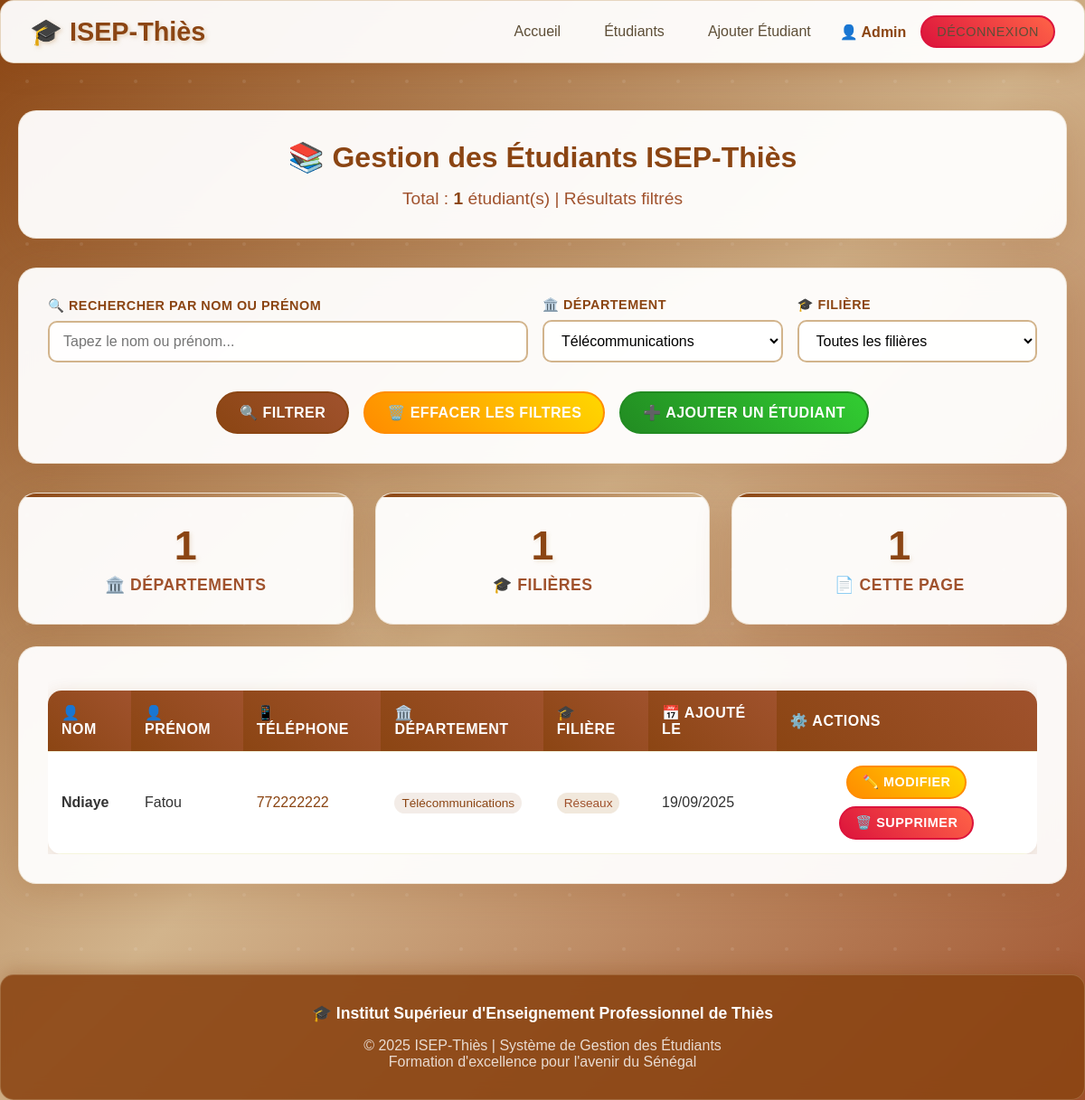
Page /pages/dashboard.php?departement=Télécommunications (signed in) on the committed database.
### tables this page shows
CREATE TABLE students (
    id INT AUTO_INCREMENT PRIMARY KEY,
    nom VARCHAR(100) NOT NULL,
    prenom VARCHAR(100) NOT NULL,
    telephone VARCHAR(20) NOT NULL,
    departement VARCHAR(100) NOT NULL,
    filiere VARCHAR(100) NOT NULL,
    user_id INT NOT NULL,
    created_at TIMESTAMP DEFAULT CURRENT_TIMESTAMP,
    FOREIGN KEY (user_id) REFERENCES users(id) ON DELETE CASCADE
);

### config/database.php (called while the page is built, shortened)
<?php
function sanitize($data) {
    return htmlspecialchars(trim($data), ENT_QUOTES, 'UTF-8');
}
?>

### pages/dashboard.php (the view, shortened to what this page needs)
<?php
require_once '../config/database.php';
$limit = 10;
$page = isset($_GET['page']) ? max(1, (int)$_GET['page']) : 1;
$offset = ($page - 1) * $limit;
$search = isset($_GET['search']) ? sanitize($_GET['search']) : '';
$departement_filter = isset($_GET['departement']) ? sanitize($_GET['departement']) : '';
$filiere_filter = isset($_GET['filiere']) ? sanitize($_GET['filiere']) : '';
$whereClause = "WHERE user_id = ?";
$params = [$_SESSION['user_id']];
if (!empty($departement_filter)) {
    $whereClause .= " AND departement = ?";
    $params[] = $departement_filter;
}
$countQuery = "SELECT COUNT(*) FROM students $whereClause";
$stmt = $pdo->prepare($countQuery);
$stmt->execute($params);
$totalStudents = $stmt->fetchColumn();
$query = "SELECT * FROM students $whereClause ORDER BY nom ASC, prenom ASC LIMIT $limit OFFSET $offset";
$stmt = $pdo->prepare($query);
$stmt->execute($params);
$students = $stmt->fetchAll();
$depts = $pdo->prepare("SELECT DISTINCT departement FROM students WHERE user_id = ? ORDER BY departement");
$depts->execute([$_SESSION['user_id']]);
$departements = $depts->fetchAll(PDO::FETCH_COLUMN);
?>
<!DOCTYPE html>
<html lang="fr">
<head>
    <link rel="stylesheet" href="../css/style.css">
</head>
<body>
    <header>
        <div class="header-content">
            <a href="../index.php" class="logo">🎓 ISEP-Thiès</a>
            <nav class="nav-links">
                <a href="../index.php">Accueil</a>
                <a href="dashboard.php">Étudiants</a>
                <a href="add_student.php">Ajouter Étudiant</a>
                <span style="color: #8B4513; font-weight: bold;">
                    👤 <?php echo htmlspecialchars($_SESSION['user_name']); ?>
                </span>
                <a href="logout.php" class="btn btn-danger btn-sm">Déconnexion</a>
            </nav>
        </div>
    </header>
    <div class="container">
        <div class="card">
            <h1 style="text-align: center; color: #8B4513; margin-bottom: 1rem;">
                📚 Gestion des Étudiants ISEP-Thiès
            </h1>
            <div style="text-align: center;">
                <p style="font-size: 1.2rem; color: #A0522D;">
                    Total : <strong style="color: #8B4513;"><?php echo $totalStudents; ?></strong> étudiant(s)
                    <?php if ($search || $departement_filter || $filiere_filter): ?>
                        | Résultats filtrés
                    <?php endif; ?>
                </p>
            </div>
        </div>
        <div class="card">
            <form method="GET" style="display: grid; gap: 1rem;">
                <div style="display: grid; grid-template-columns: 2fr 1fr 1fr; gap: 1rem; align-items: end;">
                    <div class="form-group" style="margin-bottom: 0;">
                        <label for="search">🔍 Rechercher par nom ou prénom</label>
                        <input type="text"
                               name="search"
                               id="search"
                               class="form-control"
                               placeholder="Tapez le nom ou prénom..."
                               value="<?php echo htmlspecialchars($search); ?>">
                    </div>
                    <div class="form-group" style="margin-bottom: 0;">
                        <label for="departement">🏛️ Département</label>
                        <select name="departement" id="departement" class="form-control">
                            <?php foreach ($departements as $dept): ?>
                                <option value="<?php echo htmlspecialchars($dept); ?>"
                                        <?php echo ($departement_filter === $dept) ? 'selected' : ''; ?>>
                                    <?php echo htmlspecialchars($dept); ?>
                                </option>
                            <?php endforeach; ?>
                        </select>
                    </div>
                    <div class="form-group" style="margin-bottom: 0;">
                        <label for="filiere">🎓 Filière</label>
                        <select name="filiere" id="filiere" class="form-control">
                            <option value="">Toutes les filières</option>
                        </select>
                    </div>
                </div>
                <div style="display: flex; gap: 1rem; justify-content: center; flex-wrap: wrap; margin-top: 1rem;">
                    <button type="submit" class="btn btn-primary">🔍 Filtrer</button>
                    <?php if ($search || $departement_filter || $filiere_filter): ?>
                        <a href="dashboard.php" class="btn btn-warning">🗑️ Effacer les filtres</a>
                    <?php endif; ?>
                    <a href="add_student.php" class="btn btn-success">➕ Ajouter un Étudiant</a>
                </div>
            </form>
        </div>
        <?php if ($totalStudents > 0): ?>
            <div class="stats-grid" style="margin-bottom: 1.5rem;">
                <div class="stat-card">
                    <div class="stat-number"><?php echo count(array_unique(array_column($students, 'departement'))); ?></div>
                    <div class="stat-label">🏛️ Départements</div>
                </div>
                <div class="stat-card">
                    <div class="stat-number"><?php echo count(array_unique(array_column($students, 'filiere'))); ?></div>
                    <div class="stat-label">🎓 Filières</div>
                </div>
                <div class="stat-card">
                    <div class="stat-number"><?php echo count($students); ?></div>
                    <div class="stat-label">📄 Cette page</div>
                </div>
            </div>
        <?php endif; ?>
        <?php if (empty($students)): ?>
            <div class="card" style="text-align: center; padding: 3rem;">
                <div style="font-size: 4rem; margin-bottom: 1rem;">😔</div>
                <h3 style="color: #8B4513; margin-bottom: 1rem;">Aucun étudiant trouvé</h3>
                <?php if ($search || $departement_filter || $filiere_filter): ?>
                    <p style="color: #A0522D; margin-bottom: 1.5rem;">
                        Aucun résultat pour les critères sélectionnés.
                    </p>
                    <div style="display: flex; gap: 1rem; justify-content: center; flex-wrap: wrap;">
                        <a href="dashboard.php" class="btn btn-primary">Voir tous les étudiants</a>
                        <a href="add_student.php" class="btn btn-success">Ajouter un étudiant</a>
                    </div>
                <?php else: ?>
                    <p style="color: #A0522D; margin-bottom: 1.5rem;">
                        Commencez par ajouter votre premier étudiant !
                    </p>
                    <a href="add_student.php" class="btn btn-success">Ajouter un étudiant</a>
                <?php endif; ?>
            </div>
        <?php else: ?>
            <div class="card">
                <div style="overflow-x: auto;">
                    <table class="table">
                        <thead>
                            <tr>
                                <th>👤 Nom</th>
                                <th>👤 Prénom</th>
                                <th>📱 Téléphone</th>
                                <th>🏛️ Département</th>
                                <th>🎓 Filière</th>
                                <th>📅 Ajouté le</th>
                                <th>⚙️ Actions</th>
                            </tr>
                        </thead>
                        <tbody>
                            <?php foreach ($students as $index => $student): ?>
                            <tr style="animation-delay: <?php echo $index * 0.1; ?>s;">
                                <td><strong><?php echo htmlspecialchars($student['nom']); ?></strong></td>
                                <td><?php echo htmlspecialchars($student['prenom']); ?></td>
                                <td>
                                    <a href="tel:<?php echo htmlspecialchars($student['telephone']); ?>"
                                       style="color: #8B4513; text-decoration: none;">
                                        <?php echo htmlspecialchars($student['telephone']); ?>
                                    </a>
                                </td>
                                <td>
                                    <span style="background: rgba(139, 69, 19, 0.1); padding: 0.25rem 0.5rem; border-radius: 15px; font-size: 0.85rem; color: #8B4513;">
                                        <?php echo htmlspecialchars($student['departement']); ?>
                                    </span>
                                </td>
                                <td>
                                    <span style="background: rgba(210, 180, 140, 0.3); padding: 0.25rem 0.5rem; border-radius: 15px; font-size: 0.85rem; color: #A0522D;">
                                        <?php echo htmlspecialchars($student['filiere']); ?>
                                    </span>
                                </td>
                                <td><?php echo date('d/m/Y', strtotime($student['created_at'])); ?></td>
                                <td>
                                    <div class="actions">
                                        <a href="edit_student.php?id=<?php echo $student['id']; ?>"
                                           class="btn btn-warning btn-sm"
                                           title="Modifier cet étudiant">
                                           ✏️ Modifier
                                        </a>
                                        <a href="../actions/student_action.php?action=delete&id=<?php echo $student['id']; ?>"
                                           class="btn btn-danger btn-sm"
                                           title="Supprimer cet étudiant"
                                           onclick="return confirm('Êtes-vous sûr de vouloir supprimer <?php echo htmlspecialchars($student['nom'] . ' ' . $student['prenom']); ?> ?')">
                                           🗑️ Supprimer
                                        </a>
                                    </div>
                                </td>
                            </tr>
                            <?php endforeach; ?>
                        </tbody>
                    </table>
                </div>
            </div>
        <?php endif; ?>
    </div>
    <footer style="background: rgba(139, 69, 19, 0.9); padding: 2rem; text-align: center; margin-top: 3rem; border-radius: 15px;">
        <div style="color: white; font-size: 1.1rem; margin-bottom: 1rem;">
            <strong>🎓 Institut Supérieur d'Enseignement Professionnel de Thiès</strong>
        </div>
        <div style="color: rgba(255,255,255,0.8);">
            <p>© 2025 ISEP-Thiès | Système de Gestion des Étudiants</p>
            <p>Formation d'excellence pour l'avenir du Sénégal</p>
        </div>
    </footer>
</body>
</html>

### css/style.css (style rules this page uses)
* { margin: 0; padding: 0; box-sizing: border-box; }
body { font-family: 'Arial', sans-serif; background: linear-gradient(135deg, #8B4513 0%, #D2B48C 50%, #A0522D 100%); min-height: 100vh; color: #333; position: relative; }
body::before { content: ''; position: fixed; top: 0; left: 0; width: 100%; height: 100%; z-index: -1; }
.container { max-width: 1200px; margin: 0 auto; padding: 20px; }
header { background: rgba(255, 255, 255, 0.95); backdrop-filter: blur(10px); padding: 1rem 2rem; box-shadow: 0 4px 30px rgba(139, 69, 19, 0.3); margin-bottom: 2rem; border-radius: 15px; border: 1px solid rgba(210, 180, 140, 0.5); }
.header-content { display: flex; justify-content: space-between; align-items: center; max-width: 1200px; margin: 0 auto; }
.logo { font-size: 1.8rem; font-weight: bold; color: #8B4513; text-decoration: none; text-shadow: 2px 2px 4px rgba(210, 180, 140, 0.5); transition: all 0.3s ease; }
.nav-links { display: flex; gap: 1rem; align-items: center; }
.nav-links a { color: #5D4E37; text-decoration: none; padding: 0.5rem 1rem; border-radius: 25px; transition: all 0.3s ease; font-weight: 500; }
.card { background: rgba(255, 255, 255, 0.95); backdrop-filter: blur(15px); border-radius: 20px; padding: 2rem; box-shadow: 0 10px 40px rgba(139, 69, 19, 0.2); margin-bottom: 2rem; border: 1px solid rgba(210, 180, 140, 0.3); transition: all 0.3s ease; }
.form-group { margin-bottom: 1.5rem; }
.form-group label { display: block; margin-bottom: 0.5rem; font-weight: bold; color: #8B4513; text-transform: uppercase; letter-spacing: 0.5px; font-size: 0.9rem; }
.form-control { width: 100%; padding: 12px 15px; border: 2px solid #D2B48C; border-radius: 10px; font-size: 1rem; transition: all 0.3s ease; background: rgba(255, 255, 255, 0.9); }
.btn { display: inline-block; padding: 12px 24px; border: none; border-radius: 25px; font-size: 1rem; font-weight: bold; text-decoration: none; text-align: center; cursor: pointer; transition: all 0.3s ease; text-transform: uppercase; letter-spacing: 0.5px; position: relative; overflow: hidden; }
.btn::before { content: ''; position: absolute; top: 0; left: -100%; width: 100%; height: 100%; background: linear-gradient(90deg, transparent, rgba(255,255,255,0.3), transparent); transition: left 0.5s; }
.btn-primary { background: linear-gradient(45deg, #8B4513, #A0522D); color: white; border: 2px solid #8B4513; }
.btn-success { background: linear-gradient(45deg, #228B22, #32CD32); color: white; border: 2px solid #228B22; }
.btn-danger { background: linear-gradient(45deg, #DC143C, #FF6347); color: white; border: 2px solid #DC143C; }
.btn-warning { background: linear-gradient(45deg, #FF8C00, #FFD700); color: white; border: 2px solid #FF8C00; }
.btn-sm { padding: 8px 16px; font-size: 0.9rem; }
.table { width: 100%; border-collapse: collapse; margin-top: 1rem; background: white; border-radius: 15px; overflow: hidden; box-shadow: 0 5px 20px rgba(139, 69, 19, 0.2); }
.table th, .table td { padding: 15px; text-align: left; border-bottom: 1px solid #F5F5DC; }
.table th { background: linear-gradient(45deg, #8B4513, #A0522D); color: white; font-weight: bold; text-transform: uppercase; letter-spacing: 0.5px; position: sticky; top: 0; z-index: 10; }
.table tbody tr { transition: all 0.3s ease; }
.actions { display: flex; gap: 0.5rem; justify-content: center; flex-wrap: wrap; }
.stats-grid { display: grid; grid-template-columns: repeat(auto-fit, minmax(250px, 1fr)); gap: 1.5rem; margin-bottom: 2rem; }
.stat-card { background: rgba(255, 255, 255, 0.95); border-radius: 20px; padding: 2rem; text-align: center; box-shadow: 0 10px 40px rgba(139, 69, 19, 0.2); border: 1px solid rgba(210, 180, 140, 0.3); transition: all 0.3s ease; position: relative; overflow: hidden; }
.stat-card::before { content: ''; position: absolute; top: 0; left: 0; width: 100%; height: 4px; background: linear-gradient(45deg, #8B4513, #D2B48C); }
.stat-number { font-size: 2.8rem; font-weight: bold; color: #8B4513; margin-bottom: 0.5rem; text-shadow: 2px 2px 4px rgba(210, 180, 140, 0.3); }
.stat-label { font-size: 1.1rem; color: #A0522D; text-transform: uppercase; letter-spacing: 0.5px; font-weight: 600; }
.card, .table, .stat-card { animation: fadeIn 0.6s ease-out; }
.nav-links a { animation: slideIn 0.4s ease-out; }
footer { background: rgba(139, 69, 19, 0.9) !important; backdrop-filter: blur(10px); border: 1px solid rgba(210, 180, 140, 0.3) !important; box-shadow: 0 -5px 20px rgba(139, 69, 19, 0.3) !important; }

### rows in the picture
students: nom "Ndiaye", prenom "Fatou", telephone "772222222", departement "Télécommunications", filiere "Réseaux", created_at "19/09/2025"

### other values in the picture
$_SESSION['user_name'] "Admin"
$totalStudents "1"
count(array_unique(array_column($students, 'departement'))) "1"
count(array_unique(array_column($students, 'filiere'))) "1"
count($students) "1"
form field departement "Télécommunications"
